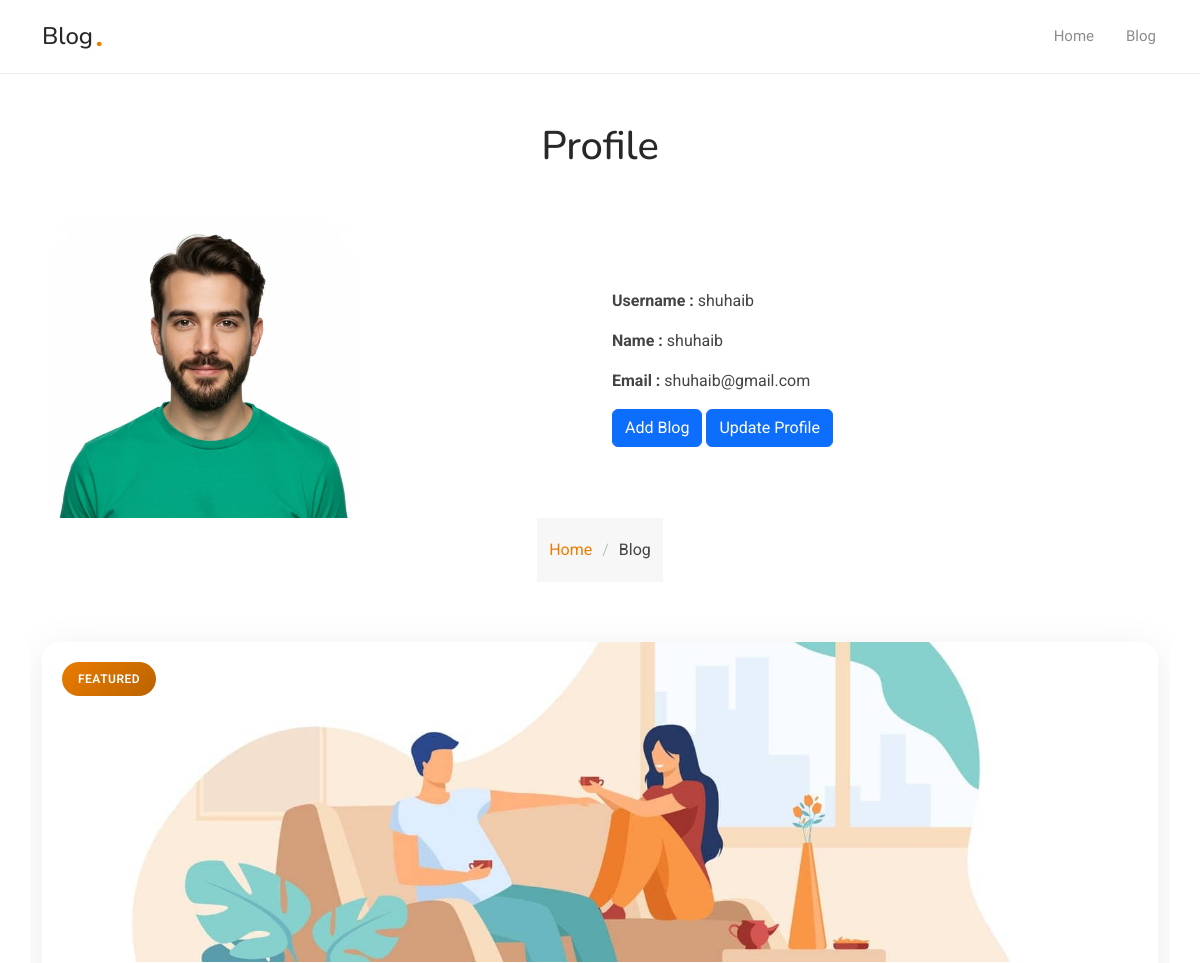
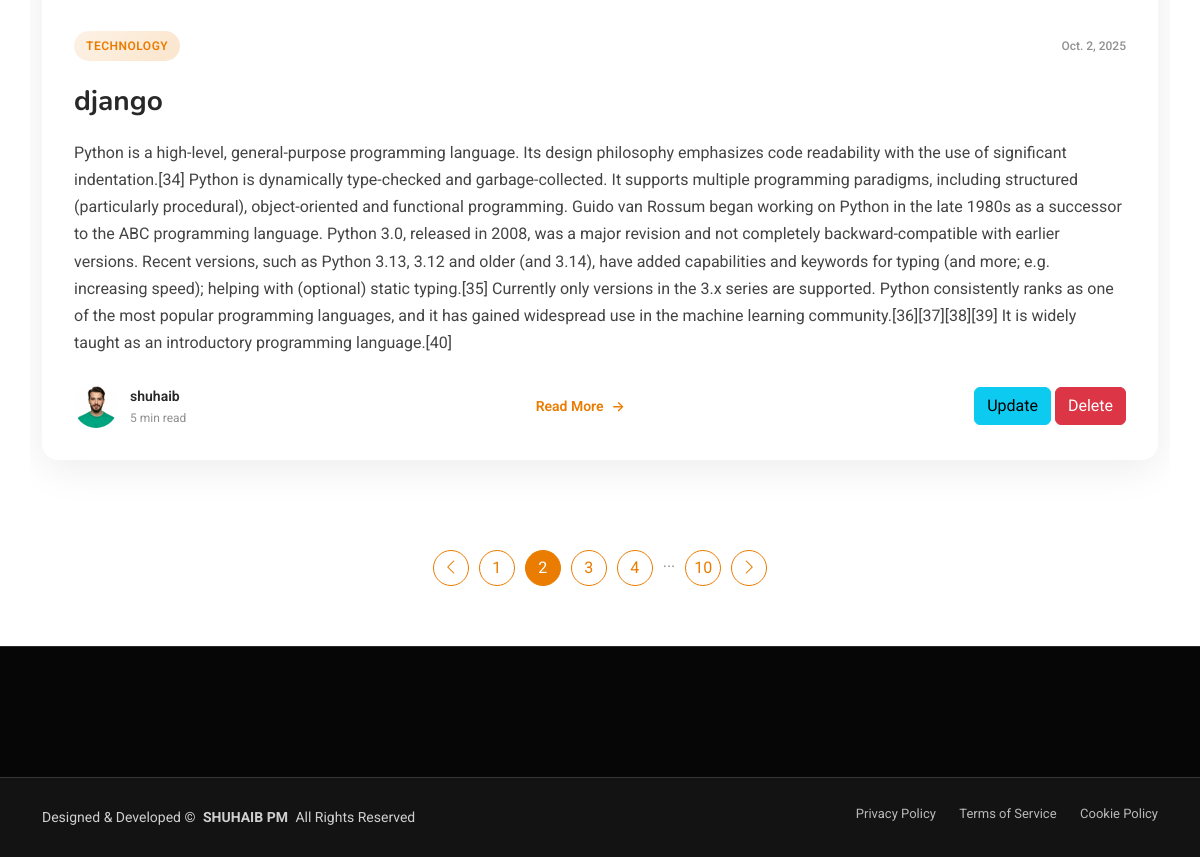
Page /writer (signed in) on the committed database (2 pictures, top to bottom).
### Blog/models.py (models this page shows, shortened)
class Blog(models.Model):
    title=models.CharField(max_length=200)
    content=models.TextField()
    blog_pic=models.ImageField(upload_to="media",default="media/no_image.png")
    added_date=models.DateField(auto_now_add=True)
    user_id=models.ForeignKey(User,on_delete=models.CASCADE)

### Blog/views.py (the view)
# urls.py: path("writer",views.Writerhome.as_view(),name="writer"),
class Writerhome(View):
    def get(self,request):
        user=request.user
        blog=Blog.objects.filter(user_id=request.user)
        return render(request,"writer_home.html",{"blog":blog,"user":user})

### Blog/templates/writer_home.html
{% extends 'starter-page.html' %}
{% load static %}
{% block main %}
<main class="main d-flex flex-column justify-content-center align-items-center">
    <div class="row mt-5 container w-100">
        <div class="col-lg-12 w-100">
            <h1 class="text-center">Profile</h1>
            <div class="row mt-5">
                <div class="w-50 col-6">
                <img src="{% static  'assets/img/person/person-m-8.webp' %}" style="width: 300px;height: 300px;">
            </div>
            <div class="col-6 d-flex flex-column text-start justify-content-center">
                <p> <span class="fw-bold">Username :</span> {{user.username}}</p>
                <p><span class="fw-bold">Name :</span> {{user.first_name}}</p>
                <p><span class="fw-bold">Email :</span> {{user.email}}</p>
                <div>
                    <a href="{% url 'create' %}" class="btn btn-primary">Add Blog</a>
                    <a href="#" class="btn btn-primary">Update Profile</a>
                </div>
            </div>
            </div>
        </div>
    </div>
    <div class="page-title">
        <nav class="breadcrumbs">
            <div class="container">
                <ol>
                    <li><a href="index.html">Home</a></li>
                    <li class="current">Blog</li>
                </ol>
            </div>
        </nav>
    </div>
    <section id="blog-posts" class="blog-posts section">
        <div class="container" data-aos="fade-up" data-aos-delay="100">
            <div class="row">
                <div class="col-lg-12" data-aos="fade-up" data-aos-delay="100">
                    {% for i in blog %}
                    <article class="featured-post">
                        <div class="featured-img">
                            <img src="{{ i.blog_pic.url }}" alt="" class="img-fluid" loading="lazy">
                            <div class="featured-badge">Featured</div>
                        </div>
                        <div class="featured-content">
                            <div class="post-header">
                                <a href="#" class="category">Technology</a>
                                <span class="post-date">{{i.added_date}}</span>
                            </div>
                            <h2 class="post-title">
                                <a href="#">{{i.title}}</a>
                            </h2>
                            <p class="post-excerpt">
                                {{i.content}}
                            </p>
                            <div class="post-footer">
                                <div class="author-info">
                                    <img src="{% static  'assets/img/person/person-m-8.webp' %}" alt=""
                                        class="author-avatar">
                                    <div class="author-details">
                                        <span class="author-name">{{i.user_id}}</span>
                                        <span class="read-time">5 min read</span>
                                    </div>
                                </div>
                                <a href="#" class="read-more">Read More</a>
                                <div>
                                    <a href="" class="btn btn-info">Update</a>
                                    <a href="{% url 'delete' i.id %}" class="btn btn-danger">Delete</a>
                                </div>
                            </div>
                        </div>
                    </article>
                    {% endfor %}
                </div>
            </div>
        </div>
    </section>
    <section id="blog-pagination" class="blog-pagination section">
        <div class="container">
            <div class="d-flex justify-content-center">
                <ul>
                    <li><a href="#"><i class="bi bi-chevron-left"></i></a></li>
                    <li><a href="#">1</a></li>
                    <li><a href="#" class="active">2</a></li>
                    <li><a href="#">3</a></li>
                    <li><a href="#">4</a></li>
                    <li>...</li>
                    <li><a href="#">10</a></li>
                    <li><a href="#"><i class="bi bi-chevron-right"></i></a></li>
                </ul>
            </div>
        </div>
    </section>
</main>
{% endblock %}

### rows in the picture
Blog: blog_pic (picture), added_date "Oct. 2, 2025", title "django", content "Python is a high-level, general-purpose programming language. Its design philosophy emphasizes code readability with the use of significant indentation.[34] Python is dynamically type-checked and garbage-collected. It supports multiple programming paradigms, including structured (particularly procedural), object-oriented and functional programming. Guido van Rossum began working on Python in the late 1980s as a successor to the ABC programming language. Python 3.0, released in 2008, was a major revision and not completely backward-compatible with earlier versions. Recent versions, such as Python 3.13, 3.12 and older (and 3.14), have added capabilities and keywords for typing (and more; e.g.…", user_id "shuhaib"

### other values in the picture
{{ user.username }} "shuhaib"
{{ user.first_name }} "shuhaib"
{{ user.email }} "shuhaib@gmail.com"
